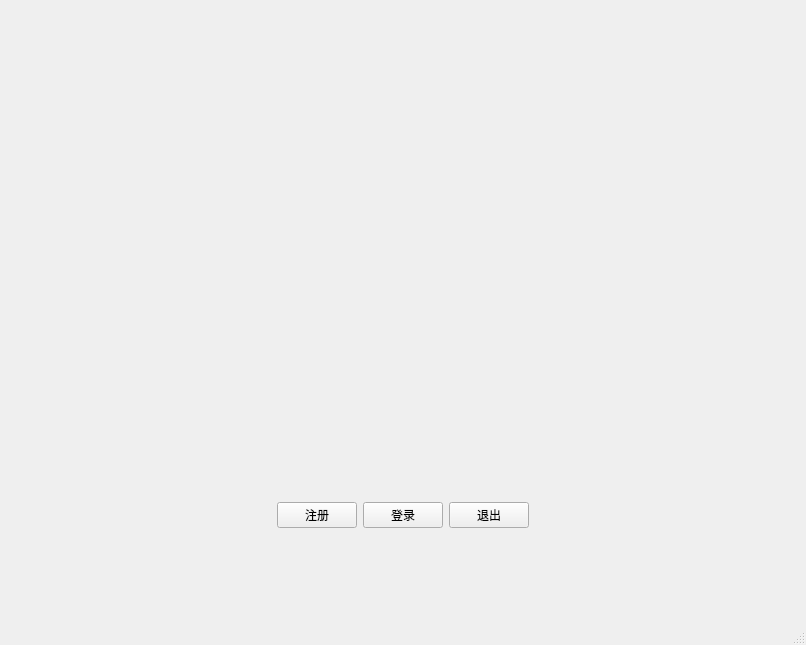
<?xml version="1.0" encoding="UTF-8"?>
<ui version="4.0">
 <class>Student</class>
 <widget class="QMainWindow" name="Student">
  <property name="geometry">
   <rect>
    <x>0</x>
    <y>0</y>
    <width>806</width>
    <height>645</height>
   </rect>
  </property>
  <property name="windowTitle">
   <string>MainWindow</string>
  </property>
  <widget class="QWidget" name="centralwidget">
   <layout class="QGridLayout" name="gridLayout">
    <item row="0" column="0">
     <spacer name="horizontalSpacer_5">
      <property name="orientation">
       <enum>Qt::Horizontal</enum>
      </property>
      <property name="sizeHint" stdset="0">
       <size>
        <width>18</width>
        <height>20</height>
       </size>
      </property>
     </spacer>
    </item>
    <item row="0" column="1" rowspan="2">
     <widget class="QLabel" name="label_4">
      <property name="text">
       <string/>
      </property>
      <property name="pixmap">
       <pixmap resource="image.qrc">:/u=1452623552,1388364382&amp;fm=26&amp;gp=0.jpg</pixmap>
      </property>
      <property name="scaledContents">
       <bool>true</bool>
      </property>
     </widget>
    </item>
    <item row="1" column="2">
     <spacer name="horizontalSpacer_6">
      <property name="orientation">
       <enum>Qt::Horizontal</enum>
      </property>
      <property name="sizeHint" stdset="0">
       <size>
        <width>18</width>
        <height>20</height>
       </size>
      </property>
     </spacer>
    </item>
    <item row="2" column="1">
     <widget class="QWidget" name="widget" native="true">
      <layout class="QHBoxLayout" name="horizontalLayout">
       <item>
        <spacer name="horizontalSpacer">
         <property name="orientation">
          <enum>Qt::Horizontal</enum>
         </property>
         <property name="sizeHint" stdset="0">
          <size>
           <width>88</width>
           <height>20</height>
          </size>
         </property>
        </spacer>
       </item>
       <item>
        <widget class="QPushButton" name="pushButton">
         <property name="text">
          <string>注册</string>
         </property>
        </widget>
       </item>
       <item>
        <widget class="QPushButton" name="pushButton_2">
         <property name="text">
          <string>登录</string>
         </property>
        </widget>
       </item>
       <item>
        <widget class="QPushButton" name="pushButton_3">
         <property name="text">
          <string>退出</string>
         </property>
        </widget>
       </item>
       <item>
        <spacer name="horizontalSpacer_2">
         <property name="orientation">
          <enum>Qt::Horizontal</enum>
         </property>
         <property name="sizeHint" stdset="0">
          <size>
           <width>89</width>
           <height>20</height>
          </size>
         </property>
        </spacer>
       </item>
      </layout>
     </widget>
    </item>
   </layout>
  </widget>
  <widget class="QMenuBar" name="menubar">
   <property name="geometry">
    <rect>
     <x>0</x>
     <y>0</y>
     <width>806</width>
     <height>26</height>
    </rect>
   </property>
  </widget>
  <widget class="QStatusBar" name="statusbar"/>
 </widget>
 <resources>
  <include location="image.qrc"/>
 </resources>
 <connections/>
</ui>
